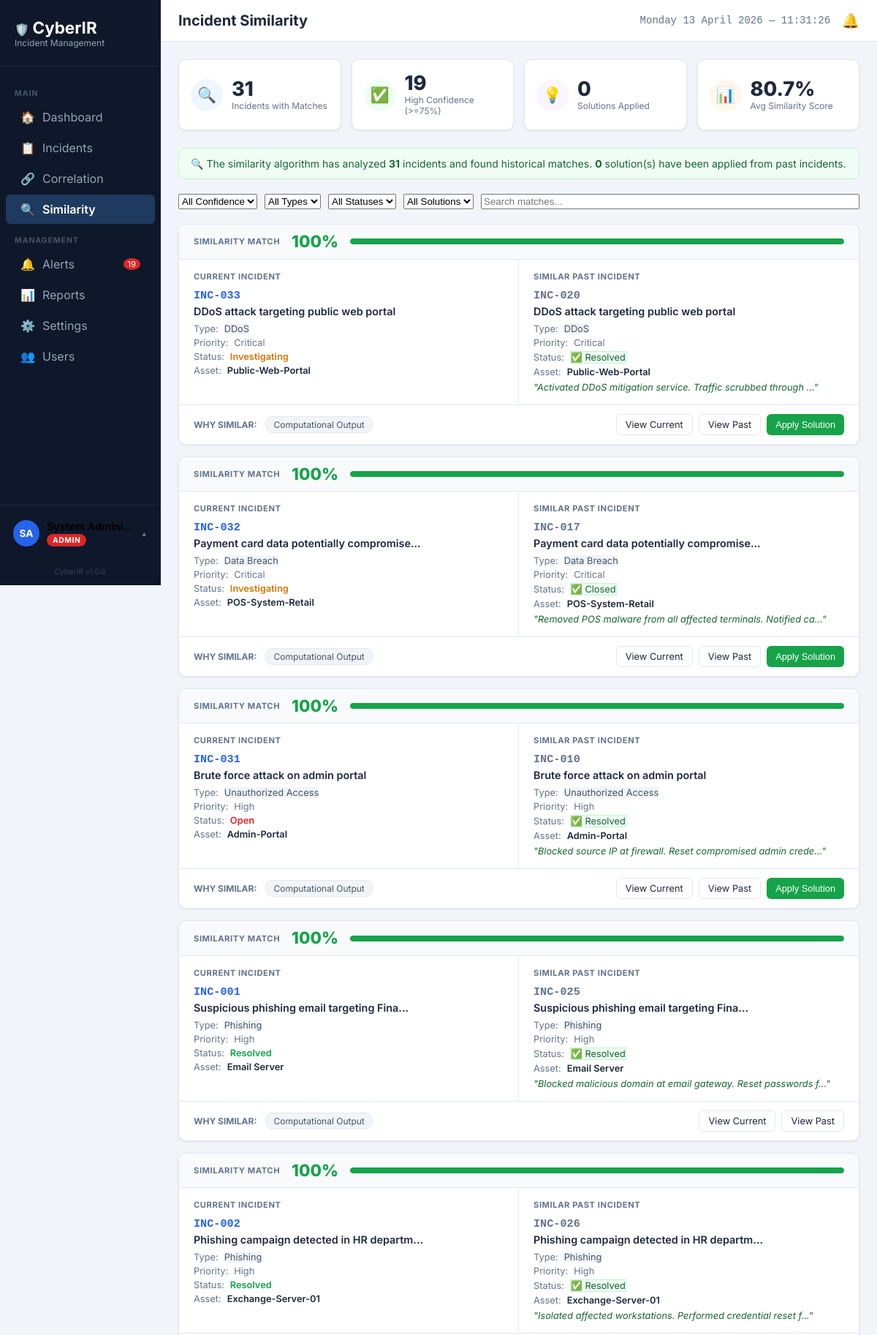
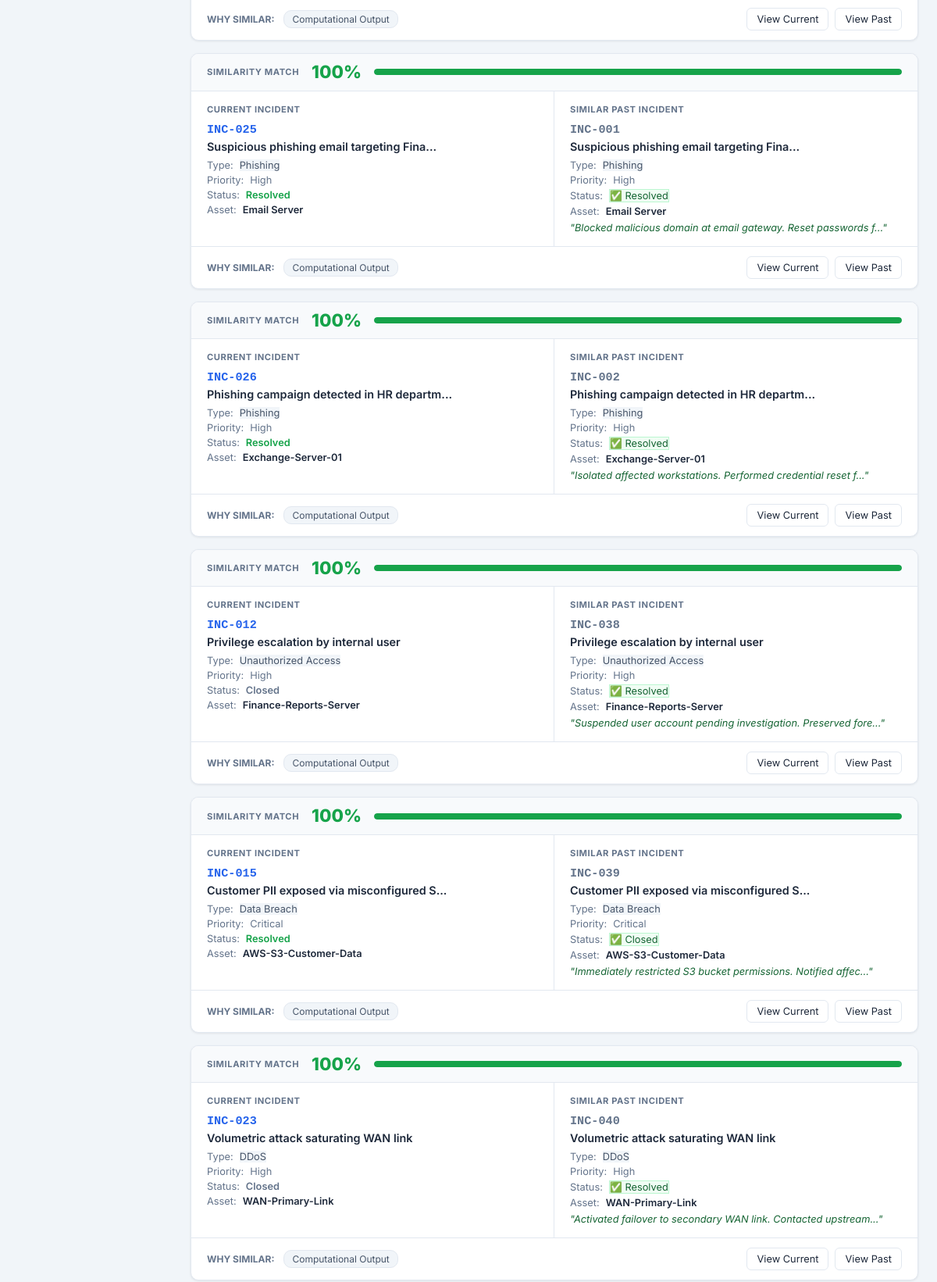
Screenshot of /similarity (signed in, upper part) with the database file from the repository (2 pictures, top to bottom).
### tables this page shows
CREATE TABLE users (
    id INTEGER PRIMARY KEY AUTOINCREMENT,
    full_name TEXT NOT NULL,
    email TEXT UNIQUE NOT NULL,
    phone_number TEXT,
    password_hash TEXT NOT NULL,
    role TEXT NOT NULL CHECK(role IN ('Admin', 'Analyst', 'Viewer')),
    has_admin_privileges BOOLEAN DEFAULT 0,
    is_active BOOLEAN DEFAULT 1,
    created_at TIMESTAMP DEFAULT CURRENT_TIMESTAMP,
    last_login TIMESTAMP,
    created_by INTEGER REFERENCES users(id)
, avatar_color TEXT DEFAULT "#2563eb");

CREATE TABLE incidents (
    id INTEGER PRIMARY KEY AUTOINCREMENT,
    incident_id TEXT UNIQUE NOT NULL,
    title TEXT NOT NULL,
    description TEXT,
    incident_type TEXT NOT NULL CHECK(incident_type IN ('Phishing','Malware','Data Breach','Ransomware','Unauthorized Access','DDoS','Insider Threat','Other')),
    affected_asset TEXT NOT NULL,
    affected_department TEXT,
    users_affected INTEGER DEFAULT 0,
    asset_criticality INTEGER CHECK(asset_criticality BETWEEN 1 AND 5),
    threat_severity INTEGER CHECK(threat_severity BETWEEN 1 AND 5),
    vulnerability_exposure INTEGER CHECK(vulnerability_exposure BETWEEN 1 AND 5),
    is_repeat BOOLEAN DEFAULT 0,
    risk_score REAL,
    priority TEXT CHECK(priority IN ('Critical','High','Medium','Low')),
    status TEXT DEFAULT 'Open' CHECK(status IN ('Open','Investigating','Resolved','Closed')),
    assigned_to INTEGER REFERENCES users(id),
    cluster_id TEXT,
    correlation_score REAL,
    similar_incident_id TEXT,
    similarity_score REAL,
    solution_applied_from TEXT,
    attack_indicators TEXT,
    ip_address TEXT,
    reported_date TIMESTAMP NOT NULL,
    investigating_started_date TIMESTAMP,
    resolved_date TIMESTAMP,
    closed_date TIMESTAMP,
    created_at TIMESTAMP DEFAULT CURRENT_TIMESTAMP,
    updated_at TIMESTAMP DEFAULT CURRENT_TIMESTAMP,
    resolution_notes TEXT,
    resolution_time_minutes INTEGER,
    created_by INTEGER NOT NULL REFERENCES users(id),
    updated_by INTEGER REFERENCES users(id)
);

### app.py (the view)
@app.route('/similarity')
@login_required
def similarity():
    try:
        conn = get_db_connection()
        rows = conn.execute("""
            SELECT i.*,
                   si.incident_id  as similar_to_id,
                   si.title        as similar_to_title,
                   si.status       as similar_status,
                   si.resolution_notes as similar_resolution
            FROM incidents i
            LEFT JOIN incidents si ON i.similar_incident_id = si.incident_id
            WHERE i.similar_incident_id IS NOT NULL
            ORDER BY i.similarity_score DESC, i.reported_date DESC
        """).fetchall()
        incidents_list = [dict(r) for r in rows]
        total_with_similarity = conn.execute("SELECT COUNT(*) as c FROM incidents WHERE similar_incident_id IS NOT NULL").fetchone()['c']
        high_confidence = conn.execute("SELECT COUNT(*) as c FROM incidents WHERE similarity_score >= 0.75").fetchone()['c']
        solution_applied = conn.execute("SELECT COUNT(*) as c FROM incidents WHERE solution_applied_from IS NOT NULL").fetchone()['c']
        avg_val = conn.execute("SELECT AVG(similarity_score) as a FROM incidents WHERE similar_incident_id IS NOT NULL").fetchone()['a']
        avg_similarity = round((avg_val or 0) * 100, 1)  # template shows as percentage
        conn.close()
        return render_template('similarity.html',
            incidents=incidents_list,
            total_with_similarity=total_with_similarity,
            high_confidence=high_confidence,
            solution_applied=solution_applied,
            avg_similarity=avg_similarity,
            active_page='similarity')
    except Exception as e:
        import traceback; traceback.print_exc()
        flash('Error loading similarity.','error')
        return redirect(url_for('dashboard'))

### templates/similarity.html (shortened to what this page needs)
{% extends 'base.html' %}
{% block page_title %}Incident Similarity{% endblock %}
{% block extra_css %}
<link rel="stylesheet" href="{{ url_for('static', filename='css/similarity.css') }}">
{% endblock %}
{% block content %}
<div class="metrics-grid">
    <div class="metric-card">
        <div class="metric-icon-circle icon-blue">🔍</div>
        <div>
            <div class="metric-count">{{ total_with_similarity }}</div>
            <div class="metric-label">Incidents with Matches</div>
        </div>
    </div>
    <div class="metric-card">
        <div class="metric-icon-circle icon-green">✅</div>
        <div>
            <div class="metric-count">{{ high_confidence }}</div>
            <div class="metric-label">High Confidence (>=75%)</div>
        </div>
    </div>
    <div class="metric-card">
        <div class="metric-icon-circle icon-purple">💡</div>
        <div>
            <div class="metric-count">{{ solution_applied }}</div>
            <div class="metric-label">Solutions Applied</div>
        </div>
    </div>
    <div class="metric-card">
        <div class="metric-icon-circle icon-orange">📊</div>
        <div>
            <div class="metric-count">{{ avg_similarity }}%</div>
            <div class="metric-label">Avg Similarity Score</div>
        </div>
    </div>
</div>
{% if total_with_similarity == 0 %}
<div class="info-banner" style="background: #f8fafc; border: 1px solid var(--border-color); color: #64748b;">
    No similarity matches yet. Matches appear here automatically when new incidents are logged and similar resolved incidents exist in the system.
</div>
{% else %}
<div class="info-banner">
    🔍 The similarity algorithm has analyzed <strong>{{ total_with_similarity }}</strong> incidents and found historical matches. <strong>{{ solution_applied }}</strong> solution(s) have been applied from past incidents.
</div>
{% endif %}
<div class="filter-bar" style="margin-bottom:20px; display:flex; gap:10px;">
    <select class="filter-select"><option>All Confidence</option></select>
    <select class="filter-select"><option>All Types</option></select>
    <select class="filter-select"><option>All Statuses</option></select>
    <select class="filter-select"><option>All Solutions</option></select>
    <input type="text" placeholder="Search matches..." class="filter-input" style="flex:1;">
</div>
{% if incidents|length == 0 %}
<div class="empty-state">
    <div class="empty-state-icon">🔍</div>
    <div style="font-weight:700; color:var(--text-primary); font-size:1.2rem; margin-bottom:8px;">No similarity matches found</div>
    <div style="color:var(--text-secondary);">Matches appear automatically when new incidents are logged against resolved footprints.</div>
</div>
{% else %}
<div class="similarity-list">
    {% for inc in incidents %}
    {% set score = (inc.similarity_score * 100)|round|int %}
    {% set s_color_class = 'score-low' %}
    {% set f_color_class = 'fill-low' %}
    {% if score >= 75 %}
        {% set s_color_class = 'score-high' %}
        {% set f_color_class = 'fill-high' %}
    {% elif score >= 50 %}
        {% set s_color_class = 'score-medium' %}
        {% set f_color_class = 'fill-medium' %}
    {% endif %}
    <div class="similarity-card">
        <div class="similarity-card-top-bar">
            <div class="similarity-label">SIMILARITY MATCH</div>
            <div class="similarity-score-large {{ s_color_class }}">{{ score }}%</div>
            <div class="similarity-progress-bar-container">
                <div class="similarity-progress-fill {{ f_color_class }} sim-fill" style="width:0%;" data-width="{{ score }}"></div>
            </div>
        </div>
        <div class="comparison-grid">
            <div class="comparison-column comparison-column-left">
                <div class="comparison-header">CURRENT INCIDENT</div>
                <a href="/incidents/{{ inc.incident_id }}" class="comparison-incident-id">{{ inc.incident_id }}</a>
                <div class="comparison-title">{{ inc.title[:40] }}{% if inc.title|length > 40 %}...{% endif %}</div>
                <div class="comparison-field-row">Type: <span class="badge" style="background:#f1f5f9; color:#475569;">{{ inc.incident_type }}</span></div>
                <div class="comparison-field-row">Priority: <span class="badge priority-{{ inc.priority|lower }}">{{ inc.priority }}</span></div>
                <div class="comparison-field-row">Status: <span class="badge status-{{ inc.status|lower|replace(' ', '-') }}">{{ inc.status }}</span></div>
                <div class="comparison-field-row">Asset: <span style="font-weight:600; color:var(--text-primary);">{{ inc.affected_asset }}</span></div>
            </div>
            <div class="comparison-column">
                <div class="comparison-header">SIMILAR PAST INCIDENT</div>
                <a href="/incidents/{{ inc.similar_to_id }}" class="comparison-incident-id" style="color:#64748b;">{{ inc.similar_to_id }}</a>
                <div class="comparison-title">{{ inc.similar_to_title[:40] }}{% if inc.similar_to_title|length > 40 %}...{% endif %}</div>
                <div class="comparison-field-row">Type: <span class="badge" style="background:#f1f5f9; color:#475569;">{{ inc.incident_type }}</span></div>
                <div class="comparison-field-row">Priority: <span class="badge priority-{{ inc.priority|lower }}">{{ inc.priority }}</span></div>
                <div class="comparison-field-row">Status: <span class="badge" style="background:#f0fdf4; color:#166534; border:1px solid #bbf7d0;">✅ {{ inc.similar_status }}</span></div>
                <div class="comparison-field-row">Asset: <span style="font-weight:600; color:var(--text-primary);">{{ inc.affected_asset }}</span></div>
                {% if inc.similar_resolution %}
                <div class="resolution-preview-text">
                    "{{ inc.similar_resolution[:60] }}{% if inc.similar_resolution|length > 60 %}...{% endif %}"
                </div>
                {% endif %}
            </div>
        </div>
        <div class="similarity-card-bottom-bar">
            <div style="font-size:0.75rem; font-weight:700; text-transform:uppercase; color:var(--text-secondary);">Why similar:</div>
            <div class="why-similar-tags-container">
                <span class="why-similar-tag">Computational Output</span>
            </div>
            <div class="action-buttons-row">
                <a href="/incidents/{{ inc.incident_id }}" class="btn-secondary" style="font-size:0.8rem; padding:6px 12px; text-decoration:none;">View Current</a>
                <a href="/incidents/{{ inc.similar_to_id }}" class="btn-secondary" style="font-size:0.8rem; padding:6px 12px; text-decoration:none;">View Past</a>
                {% if inc.solution_applied_from %}
                    <div class="solution-applied-badge">Solution Applied ✓</div>
                {% elif inc.similar_resolution and inc.status not in ['Resolved', 'Closed'] and current_user.role in ['Admin', 'Analyst'] %}
                    <button class="btn-primary apply-solution-trigger"
                        data-incident-id="{{ inc.incident_id }}"
                        data-source-id="{{ inc.similar_to_id }}"
                        data-resolution="{{ inc.similar_resolution|urlencode }}"
                        style="background:#16a34a; border-color:#16a34a; font-size:0.8rem; padding:6px 12px;">
                        Apply Solution
                    </button>
                {% endif %}
            </div>
        </div>
    </div>
    {% endfor %}
</div>
{% endif %}
{% endblock %}

### templates/base.html (shortened to what this page needs)
<!DOCTYPE html>
<html lang="en">
<head>
    <link rel="stylesheet" href="{{ url_for('static', filename='css/base.css') }}">
    {% block extra_css %}{% endblock %}
</head>
<body>
    <div class="sidebar">
        <div class="logo-area">
            🛡️ <span class="logo-text">CyberIR</span>
            <div class="subtitle">Incident Management</div>
        </div>
        <nav class="nav-links">
            <div class="nav-section-label">Main</div>
            <a href="{{ url_for('dashboard') }}" class="{{ 'active' if active_page == 'dashboard' else '' }}">
                <span class="icon">🏠</span> Dashboard
            </a>
            <a href="/incidents" class="{{ 'active' if active_page == 'incidents' else '' }}">
                <span class="icon">📋</span> Incidents
            </a>
            <a href="/correlation" class="{{ 'active' if active_page == 'correlation' else '' }}">
                <span class="icon">🔗</span> Correlation
            </a>
            <a href="/similarity" class="{{ 'active' if active_page == 'similarity' else '' }}">
                <span class="icon">🔍</span> Similarity
            </a>
            <div class="nav-section-label">Management</div>
            <a href="/alerts" class="{{ 'active' if active_page == 'alerts' else '' }}">
                <span class="icon">🔔</span> Alerts
                {% if unread_alerts_count > 0 %}
                <span class="alert-badge" id="sidebarAlertBadge">{{ unread_alerts_count }}</span>
                {% else %}
                <span class="alert-badge" id="sidebarAlertBadge" style="display:none">0</span>
                {% endif %}
            </a>
            {% if current_user.has_admin_privileges or current_user.role == 'Admin' %}
            <a href="/reports" class="{{ 'active' if active_page == 'reports' else '' }}">
                <span class="icon">📊</span> Reports
            </a>
            {% endif %}
            {% if current_user.role == 'Admin' %}
            <a href="/settings" class="{{ 'active' if active_page == 'settings' else '' }}">
                <span class="icon">⚙️</span> Settings
            </a>
            <a href="/users" class="{{ 'active' if active_page == 'users' else '' }}">
                <span class="icon">👥</span> Users
            </a>
            {% endif %}
        </nav>
        <div class="sidebar-user-wrapper">
          <div class="sidebar-user-trigger"
            id="profileTrigger">
            <div class="avatar-circle"
              id="sidebarAvatar"
              style="background: {{ current_user.avatar_color
                if current_user.avatar_color
                else '#2563eb' }}">
              {{ current_user.full_name[0].upper() }}
              {%- if current_user.full_name.split()|length > 1 -%}
                {{ current_user.full_name.split()[-1][0].upper() }}
              {%- endif %}
            </div>
            <div class="sidebar-user-info" style="display:flex; flex-direction:column; min-width:0;">
              <div class="sidebar-user-name" id="sidebarUserName" style="font-weight: 600; font-size: 0.9rem; white-space: nowrap; overflow: hidden; text-overflow: ellipsis;">
                {{ current_user.full_name }}
              </div>
              <span class="role-badge role-{{ current_user.role.lower() }}" style="margin-top:2px;">
                {{ current_user.role }}
              </span>
            </div>
            <span class="profile-chevron">▲</span>
          </div>
        </div>
        <div class="sidebar-version">
            {{ app_name }} v{{ app_version }}
        </div>
    </div>
    <div class="main-wrapper">
        <header class="top-header">
            <div style="display:flex; align-items:center;">
                <h1 class="page-title">{% block page_title %}{% endblock %}</h1>
            </div>
            <div class="header-right flex gap-3 align-center">
                <div class="datetime" id="liveClock"></div>
                <a href="/alerts" class="notification-icon">🔔</a>
            </div>
        </header>
        <main class="content-area">
            {% block content %}{% endblock %}
        </main>
    </div>
</body>
</html>

### rows the page displays
users: full_name "S", full_name.split "A", full_name "System Admini…", role "ADMIN"
incidents: score "100", incident_id "INC-033", title "DDoS attack targeting public web portal", incident_type "DDoS", priority "Critical", status "Investigating", affected_asset "Public-Web-Portal", similar_to_id "INC-020", similar_status "Resolved", resolution_notes "Activated DDoS mitigation service. Traffic scrubbed through"
incidents: users_affected "100", incident_id "INC-032", title "Payment card data potentially compromise", incident_type "Data Breach", priority "Critical", status "Investigating", affected_asset "POS-System-Retail", similar_to_id "INC-017", similar_status "Closed", resolution_notes "Removed POS malware from all affected terminals. Notified ca"
incidents: score "100", incident_id "INC-031", title "Brute force attack on admin portal", incident_type "Unauthorized Access", priority "High", status "Open", affected_asset "Admin-Portal", similar_to_id "INC-010", similar_status "Resolved", resolution_notes "Blocked source IP at firewall. Reset compromised admin crede"
incidents: score "100", incident_id "INC-001", title "Suspicious phishing email targeting Fina", incident_type "Phishing", priority "High", status "Resolved", affected_asset "Email Server", similar_to_id "INC-025", similar_status "Resolved", resolution_notes "Blocked malicious domain at email gateway. Reset passwords f"
incidents: score "100", incident_id "INC-002", title "Phishing campaign detected in HR departm", incident_type "Phishing", priority "High", status "Resolved", affected_asset "Exchange-Server-01", similar_to_id "INC-026", similar_status "Resolved", resolution_notes "Isolated affected workstations. Performed credential reset f"
incidents: score "100", incident_id "INC-025", title "Suspicious phishing email targeting Fina", incident_type "Phishing", priority "High", status "Resolved", affected_asset "Email Server", similar_to_id "INC-001", similar_status "Resolved", resolution_notes "Blocked malicious domain at email gateway. Reset passwords f"
incidents: score "100", incident_id "INC-026", title "Phishing campaign detected in HR departm", incident_type "Phishing", priority "High", status "Resolved", affected_asset "Exchange-Server-01", similar_to_id "INC-002", similar_status "Resolved", resolution_notes "Isolated affected workstations. Performed credential reset f"
incidents: score "100", incident_id "INC-012", title "Privilege escalation by internal user", incident_type "Unauthorized Access", priority "High", status "Closed", affected_asset "Finance-Reports-Server", similar_to_id "INC-038", similar_status "Resolved", resolution_notes "Suspended user account pending investigation. Preserved fore"
incidents: score "100", incident_id "INC-015", title "Customer PII exposed via misconfigured S", incident_type "Data Breach", priority "Critical", status "Resolved", affected_asset "AWS-S3-Customer-Data", similar_to_id "INC-039", similar_status "Closed", resolution_notes "Immediately restricted S3 bucket permissions. Notified affec"
incidents: score "100", incident_id "INC-023", title "Volumetric attack saturating WAN link", incident_type "DDoS", priority "High", status "Closed", affected_asset "WAN-Primary-Link", similar_to_id "INC-040", similar_status "Resolved", resolution_notes "Activated failover to secondary WAN link. Contacted upstream"

### other values shown
{{ unread_alerts_count }} "19"
{{ app_name }} "CyberIR"
{{ app_version }} "1.0.0"
{{ total_with_similarity }} "31"
{{ high_confidence }} "19"
{{ solution_applied }} "0"
{{ avg_similarity }} "80.7"
